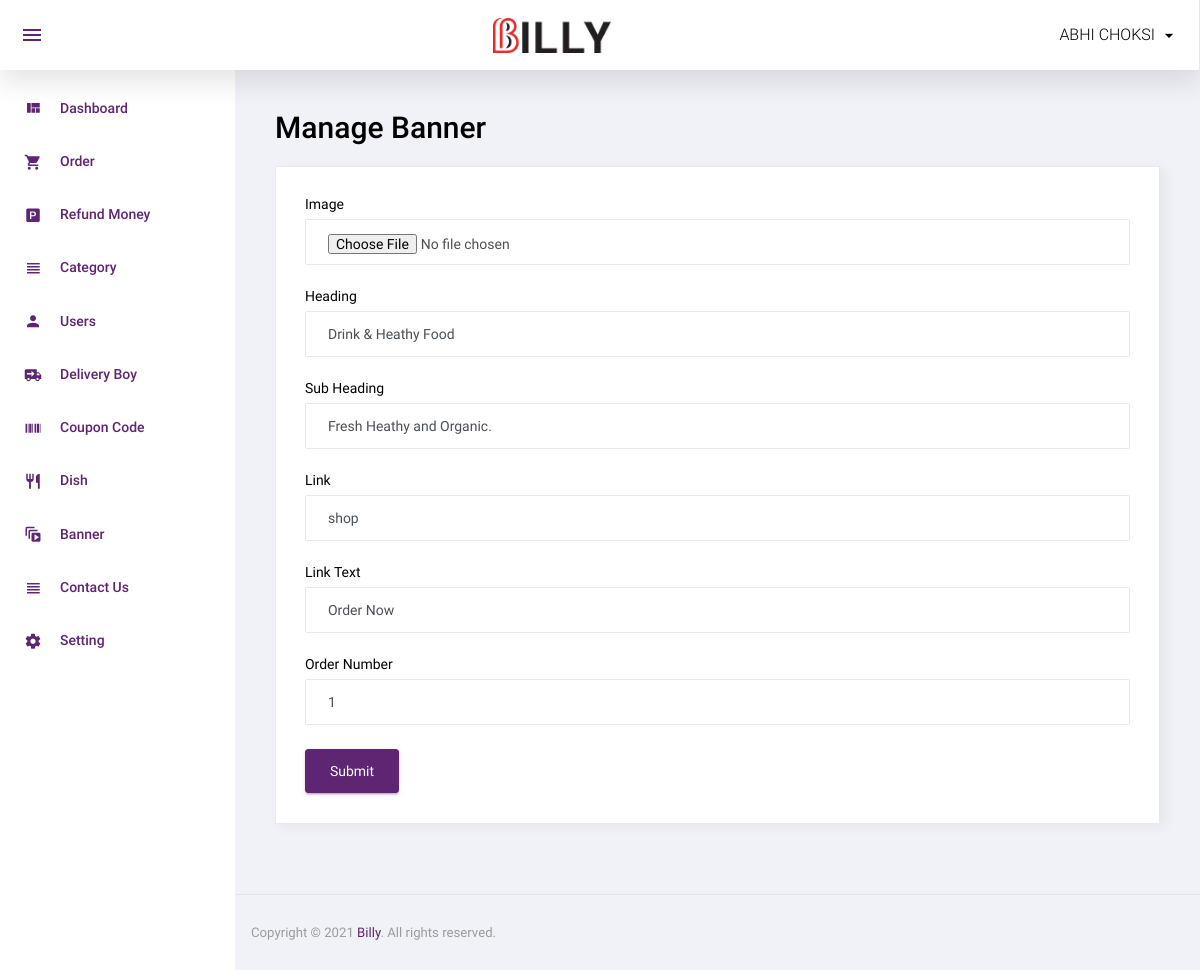
Screenshot of /admin/manage_banner.php?id=1 (signed in) with the database file from the repository.
### tables this page shows
CREATE TABLE IF NOT EXISTS `banner` (
  `id` int NOT NULL AUTO_INCREMENT,
  `image` varchar(100) NOT NULL,
  `heading` varchar(500) NOT NULL,
  `sub_heading` varchar(500) NOT NULL,
  `link` varchar(100) NOT NULL,
  `link_txt` varchar(100) NOT NULL,
  `order_number` int NOT NULL,
  `added_on` datetime NOT NULL,
  `status` int NOT NULL,
  PRIMARY KEY (`id`)
);

### function.inc.php (called while the page is built, shortened)
<?php
function get_safe_value($str)
{
  global $con;
  $str = mysqli_real_escape_string($con, $str);
  return $str;
}
?>

### admin/manage_banner.php (the view, shortened to what this page needs)
<?php
include 'top.php';
$heading = "";
$sub_heading = "";
$link = "";
$link_txt = "";
$order_number = "";
$image_status = 'required';
if (isset($_GET['id']) && $_GET['id'] > 0) {
	$id = get_safe_value($_GET['id']);
	$row = mysqli_fetch_assoc(mysqli_query($con, "select * from banner where id='$id'"));
	$heading = $row['heading'];
	$sub_heading = $row['sub_heading'];
	$link = $row['link'];
	$link_txt = $row['link_txt'];
	$order_number = $row['order_number'];
	$image_status = '';
}
?>
<div class="row">
	<h1 class="grid_title ml10 ml15">Manage Banner</h1>
	<div class="col-12 grid-margin stretch-card">
		<div class="card">
			<div class="card-body">
				<form class="forms-sample" method="post" enctype="multipart/form-data">
					<div class="form-group">
						<label for="exampleInputName1">Image</label>
						<input type="file" class="form-control" name="image" <?php echo $image_status ?>>
					</div>
					<div class="form-group">
						<label for="exampleInputName1">Heading</label>
						<input type="text" class="form-control" placeholder="Heading" name="heading" required value="<?php echo $heading ?>">
					</div>
					<div class="form-group">
						<label for="exampleInputName1">Sub Heading</label>
						<input type="text" class="form-control" placeholder="Sub Heading" name="sub_heading" required value="<?php echo $sub_heading ?>">
					</div>
					<div class="form-group">
						<label for="exampleInputName1">Link</label>
						<input type="text" class="form-control" placeholder="Link" name="link" required value="<?php echo $link ?>">
					</div>
					<div class="form-group">
						<label for="exampleInputEmail3" required>Link Text</label>
						<input type="textbox" class="form-control" placeholder="Link Text" name="link_txt" value="<?php echo $link_txt ?>">
					</div>
					<div class="form-group">
						<label for="exampleInputEmail3" required>Order Number</label>
						<input type="textbox" class="form-control" placeholder="Order Number" name="order_number" value="<?php echo $order_number ?>">
					</div>
					<button type="submit" class="btn btn-primary mr-2" name="submit">Submit</button>
				</form>
			</div>
		</div>
	</div>
</div>
<?php include 'footer.php'; ?>

### rows the page displays
banner: heading "Drink & Heathy Food", sub_heading "Fresh Heathy and Organic.", link "shop", link_txt "Order Now", order_number "1"

### other values shown
$_SESSION['ADMIN_USER'] "ABHI CHOKSI"
